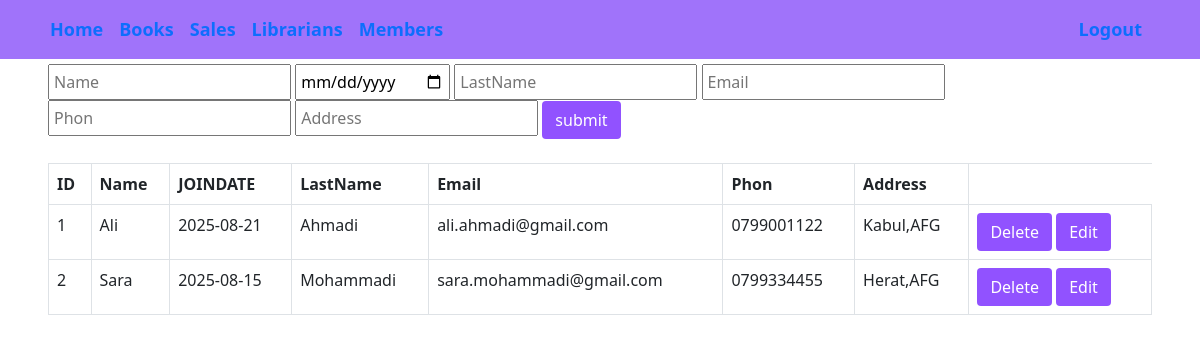
The page /member.php on the database its author committed.
### tables this page shows
CREATE TABLE `members` (
  `MemberID` int(11) NOT NULL,
  `Name` varchar(100) NOT NULL,
  `JOINDATE` date DEFAULT NULL,
  `LastName` varchar(50) DEFAULT NULL,
  `Email` varchar(100) DEFAULT NULL,
  `Phon` varchar(20) DEFAULT NULL,
  `Address` varchar(200) DEFAULT NULL
);

### member.php (the view, shortened to what this page needs)
<?php
	$servername = "localhost";
	$username = "root";
	$password = "";
	$db_name = "librarydb";
		include("navbar.php");
	$connect = mysqli_connect($servername, $username, $password, $db_name);
?>
<!DOCTYPE html>
<html>
	<head>
		<link rel="stylesheet" href="bootstrap-5.0.2-dist/css/bootstrap.min.css" />
	</head>
	<body>
		<div class="container-fluid p-5">
			<div class="row ">
				<div class="col-sm-12 mt-3">
					<form action="" method="POST">
						<input type="text" name="Name" id="Name" placeholder="Name"class=" p-1"/>
						<input type="date" name="JOINDATE" id="JOINDATE" placeholder="JOINDATE"class=" p-1"/>
						<input type="text" name="LastName" id="LastName" placeholder="LastName"class=" p-1"/>
						<input type="text" name="Email" id="Email" placeholder="Email"class=" p-1"/>
						<input type="number" name="Phon" id="Phon" placeholder="Phon"class=" p-1"/>
						<input type="text" name="Address" id="Address" placeholder="Address"class=" p-1"/>
						<input type="submit" value="submit" class="btn" />
					</form>
				</div>
			</div>
			<div class="row">
				<div class="col-sm-12 mt-2">
					<table class="table mt-3 table-bordered">
						<tr>
							<th>ID</th>
							<th>Name</th>
							<th>JOINDATE</th>
							<th>LastName</th>
							<th>Email</th>
							<th>Phon</th>
							<th>Address</th>
						</tr>
						<?php
							$sql = "SELECT * FROM members";
							$result = mysqli_query($connect, $sql);
							if(mysqli_num_rows($result) > 0){
								while($row = mysqli_fetch_assoc($result)){
						?>
							<tr>
								<td><?php echo $row['MemberID']; ?></td>
								<td><?php echo $row['Name']; ?></td>
								<td><?php echo $row['JOINDATE']; ?></td>
								<td><?php echo $row['LastName']; ?></td>
								<td><?php echo $row['Email']; ?></td>
								<td><?php echo $row['Phon']; ?></td>
								<td><?php echo $row['Address']; ?></td>
								<td>
								<a class="btn"href="member.php?delete_id=<?php echo $row['MemberID']; ?>" onclick="return confirm('Sure?');">Delete</a>
									<button class="btn"onclick="editmembers('<?php echo $row['MemberID']; ?>' , '<?php echo $row['Name']; ?>' ,
									'<?php echo $row['JOINDATE']; ?>' ,'<?php echo $row['LastName']; ?>', '<?php echo $row['Email']; ?>' , '<?php echo $row['Phon']; ?>','<?php echo $row['Address']; ?>')">Edit</button>
								</td>
							</tr>
						<?php
							}
						}else{
							echo "There is no records.";
						}
						?>
					</table>
				</div>
			</div>
		</div>
	</body>
</html>

### navbar.php (style rules this page uses)
body { margin: 0; font-family: 'Segoe UI', sans-serif; }

### member.php (style rules this page uses)
.btn { background-color:#9152ff; color: white; }

### rows shown on the page
members: MemberID "1", Name "Ali", JOINDATE "2025-08-21", LastName "Ahmadi", Email "ali.ahmadi@gmail.com", Phon "0799001122", Address "Kabul,AFG"
members: MemberID "2", Name "Sara", JOINDATE "2025-08-15", LastName "Mohammadi", Email "sara.mohammadi@gmail.com", Phon "0799334455", Address "Herat,AFG"
